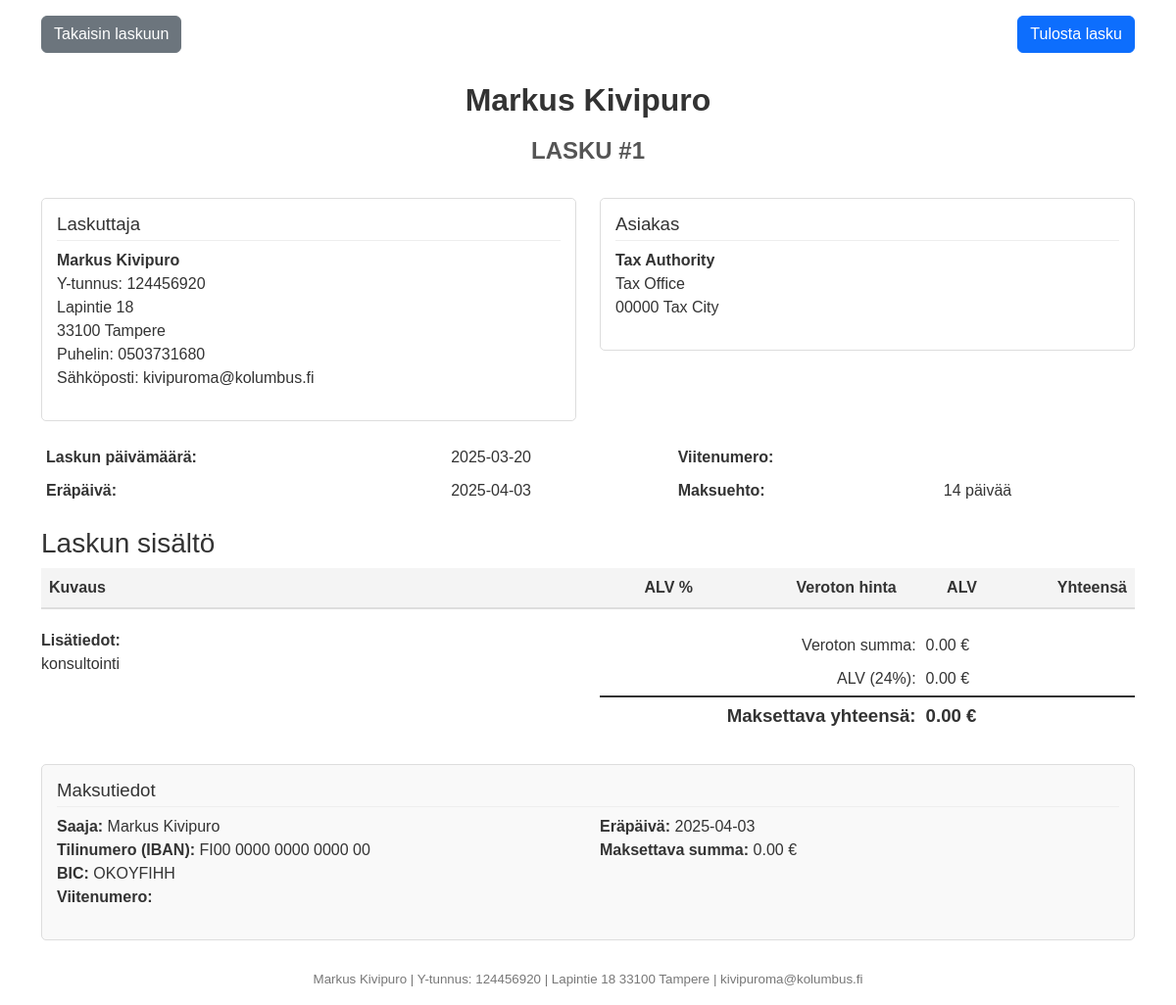
The app's page /db/markus_kivipuro_d68af4bb.db/invoices/4/print with its own data.
### tables this page shows
CREATE TABLE Asetus (
            avain VARCHAR(128) PRIMARY KEY NOT NULL,
            arvo TEXT,
            muokattu TIMESTAMP DEFAULT CURRENT_TIMESTAMP
        );

CREATE TABLE Kumppani (
            id INTEGER PRIMARY KEY AUTOINCREMENT NOT NULL,
            nimi VARCHAR(255),
            alvtunnus VARCHAR(20),
            json TEXT
        );

CREATE TABLE Tosite (
            id INTEGER PRIMARY KEY AUTOINCREMENT NOT NULL,
            pvm DATE,
            tyyppi INTEGER,
            tila INTEGER DEFAULT 100,
            tunniste INTEGER,
            sarja VARCHAR(10),
            otsikko TEXT,
            kumppani INTEGER REFERENCES Kumppani(id),
            laskupvm DATE,
            erapvm DATE,
            viite VARCHAR(64),
            json TEXT
        );

### laskut.py (the view)
@lasku_bp.route('/db/<filename>/invoices/<int:invoice_id>/print')
def print_invoice(filename, invoice_id):
    db_path = os.path.join('databases', filename)
    if not os.path.exists(db_path):
        flash("Tietokantaa ei löydy", "error")
        return redirect(url_for('index'))
    conn = get_db_connection(db_path)
    cursor = conn.cursor()
    cursor.execute("""
        SELECT id, pvm, tunniste, tila, otsikko, kumppani, laskupvm, erapvm, viite, json
        FROM Tosite
        WHERE id = ? AND tyyppi = 1
    """, (invoice_id,))
    invoice = cursor.fetchone()
    if not invoice:
        conn.close()
        flash("Laskua ei löydy", "error")
        return redirect(url_for('lasku.list_invoices', filename=filename))
    json_data = {}
    if invoice['json']:
        try:
            json_data = json.loads(invoice['json'])
        except:
            pass
    partner = None
    partner_json = {}
    if invoice['kumppani']:
        partner, partner_json = get_partner_details(db_path, invoice['kumppani'])
    cursor.execute("""
        SELECT tili, selite, kreditsnt, alvprosentti
        FROM Vienti
        WHERE tosite = ? AND kreditsnt > 0 AND tili BETWEEN 3000 AND 3999
        ORDER BY rivi
    """, (invoice_id,))
    invoice_lines = []
    subtotal = 0
    for row in cursor.fetchall():
        amount = row['kreditsnt'] / 100
        subtotal += amount
        invoice_lines.append({
            'selite': row['selite'],
            'summa': amount,
            'alv_percent': row['alvprosentti'],
            'alv_maara': amount * (row['alvprosentti'] / 100) if row['alvprosentti'] else 0
        })
    cursor.execute("""
        SELECT SUM(kreditsnt) as vat_total
        FROM Vienti
        WHERE tosite = ? AND kreditsnt > 0 AND tili BETWEEN 2900 AND 2999
    """, (invoice_id,))
    vat_result = cursor.fetchone()
    vat_total = vat_result['vat_total'] / 100 if vat_result['vat_total'] else 0
    client_info = {}
    cursor.execute("SELECT avain, arvo FROM Asetus")
    for row in cursor.fetchall():
        client_info[row['avain']] = row['arvo']
    conn.close()
    return render_template('invoices/print.html',
                          filename=filename,
                          invoice=invoice,
                          invoice_number=invoice['tunniste'] or invoice['id'],
                          json_data=json_data,
                          partner=partner,
                          partner_json=partner_json,
                          invoice_lines=invoice_lines,
                          subtotal=subtotal,
                          vat_total=vat_total,
                          total=subtotal + vat_total,
                          status=INVOICE_STATUSES.get(invoice['tila'], "Tuntematon"),
                          client_info=client_info)

### laskut.py (called while the page is built)
def get_db_connection(db_path):
    conn = sqlite3.connect(db_path)
    conn.row_factory = sqlite3.Row  # Allows accessing columns by name
    return conn

def get_partner_details(db_path, partner_id):
    conn = get_db_connection(db_path)
    cursor = conn.cursor()
    cursor.execute("""
        SELECT id, nimi, alvtunnus, json FROM Kumppani
        WHERE id = ?
    """, (partner_id,))
    partner = cursor.fetchone()
    if partner and partner['json']:
        partner_json = json.loads(partner['json'])
    else:
        partner_json = {}
    conn.close()
    return partner, partner_json

### templates/invoices/print.html (shortened to what this page needs)
<!DOCTYPE html>
<html lang="fi">
<head>
    <link href="https://cdn.jsdelivr.net/npm/bootstrap@5.3.0-alpha1/dist/css/bootstrap.min.css" rel="stylesheet">
</head>
<body>
    <div class="container mt-3">
        <div class="no-print">
            <div class="d-flex justify-content-between mb-4">
                <a href="{{ url_for('lasku.view_invoice', filename=filename, invoice_id=invoice.id) }}" class="btn btn-secondary">Takaisin laskuun</a>
                <button onclick="window.print()" class="btn btn-primary">Tulosta lasku</button>
            </div>
        </div>
        <div class="invoice-header">
            <div class="company-logo">
                {{ client_info.get('Nimi', 'Yritys Oy') }}
            </div>
            <div class="invoice-title">LASKU #{{ invoice_number }}</div>
        </div>
        <div class="row">
            <div class="col-md-6">
                <div class="contact-box">
                    <h3>Laskuttaja</h3>
                    <p>
                        <strong>{{ client_info.get('Nimi', 'Yritys Oy') }}</strong><br>
                        Y-tunnus: {{ client_info.get('Ytunnus', '-') }}<br>
                        {{ client_info.get('Katuosoite', '-') }}<br>
                        {{ client_info.get('Postinumero', '-') }} {{ client_info.get('Kaupunki', '-') }}<br>
                        Puhelin: {{ client_info.get('Puhelin', '-') }}<br>
                        Sähköposti: {{ client_info.get('Email', '-') }}
                    </p>
                </div>
            </div>
            <div class="col-md-6">
                <div class="contact-box">
                    <h3>Asiakas</h3>
                    {% if partner %}
                    <p>
                        <strong>{{ partner.nimi }}</strong><br>
                        {% if partner_json.get('osoite') %}{{ partner_json.get('osoite') }}<br>{% endif %}
                        {% if partner_json.get('postinumero') or partner_json.get('kaupunki') %}
                            {{ partner_json.get('postinumero', '') }} {{ partner_json.get('kaupunki', '') }}<br>
                        {% endif %}
                    </p>
                    {% else %}
                    <p>Asiakastietoja ei löydy</p>
                    {% endif %}
                </div>
            </div>
        </div>
        <div class="invoice-details">
            <table>
                <tr>
                    <th>Laskun päivämäärä:</th>
                    <td>{{ invoice.pvm }}</td>
                    <th>Viitenumero:</th>
                    <td>{{ invoice.viite or json_data.get('viitenumero', '-') }}</td>
                </tr>
                <tr>
                    <th>Eräpäivä:</th>
                    <td>{{ invoice.erapvm or "-" }}</td>
                    <th>Maksuehto:</th>
                    <td>{{ json_data.get('maksuehto', '14 päivää') }}</td>
                </tr>
            </table>
        </div>
        <h3>Laskun sisältö</h3>
        <table class="items-table">
            <thead>
                <tr>
                    <th style="width: 50%;">Kuvaus</th>
                    <th class="numeric">ALV %</th>
                    <th class="numeric">Veroton hinta</th>
                    <th class="numeric">ALV</th>
                    <th class="numeric">Yhteensä</th>
                </tr>
            </thead>
        </table>
        <div class="row">
            <div class="col-md-6">
                {% if invoice.otsikko %}
                <div>
                    <strong>Lisätiedot:</strong><br>
                    {{ invoice.otsikko }}
                </div>
                {% endif %}
            </div>
            <div class="col-md-6">
                <table class="totals-table">
                    <tr>
                        <td style="width: 60%; text-align: right;">Veroton summa:</td>
                        <td class="numeric">{{ "%.2f"|format(subtotal) }} €</td>
                    </tr>
                    <tr>
                        <td style="text-align: right;">ALV (24%):</td>
                        <td class="numeric">{{ "%.2f"|format(vat_total) }} €</td>
                    </tr>
                    <tr class="total-line">
                        <td style="text-align: right;">Maksettava yhteensä:</td>
                        <td class="numeric">{{ "%.2f"|format(total) }} €</td>
                    </tr>
                </table>
            </div>
        </div>
        <div class="payment-info">
            <h3>Maksutiedot</h3>
            <div class="row">
                <div class="col-md-6">
                    <p>
                        <strong>Saaja:</strong> {{ client_info.get('Nimi', 'Yritys Oy') }}<br>
                        <strong>Tilinumero (IBAN):</strong> {{ client_info.get('IBAN', 'FI00 0000 0000 0000 00') }}<br>
                        <strong>BIC:</strong> {{ client_info.get('BIC', 'OKOYFIHH') }}<br>
                        <strong>Viitenumero:</strong> {{ invoice.viite or json_data.get('viitenumero', '-') }}
                    </p>
                </div>
                <div class="col-md-6">
                    <p>
                        <strong>Eräpäivä:</strong> {{ invoice.erapvm or "Heti" }}<br>
                        <strong>Maksettava summa:</strong> {{ "%.2f"|format(total) }} €<br>
                    </p>
                </div>
            </div>
        </div>
        <div class="footer">
            <p>
                {{ client_info.get('Nimi', 'Yritys Oy') }} |
                Y-tunnus: {{ client_info.get('Ytunnus', '-') }} |
                {{ client_info.get('Katuosoite', '') }}
                {{ client_info.get('Postinumero', '') }} {{ client_info.get('Kaupunki', '') }} |
                {{ client_info.get('Email', '') }}
            </p>
        </div>
    </div>
</body>
</html>

### templates/invoices/print.html (style rules this page uses)
body { font-family: Arial, sans-serif; font-size: 12pt; line-height: 1.5; color: #333; }
.invoice-header { margin-bottom: 30px; }
.company-logo { text-align: center; font-size: 24pt; font-weight: bold; margin-bottom: 10px; }
.invoice-title { font-size: 18pt; font-weight: bold; margin-bottom: 20px; color: #555; text-align: center; }
.contact-box { border: 1px solid #ddd; padding: 15px; border-radius: 5px; margin-bottom: 20px; }
.contact-box h3 { margin-top: 0; border-bottom: 1px solid #eee; padding-bottom: 5px; font-size: 14pt; }
.invoice-details { margin-bottom: 20px; }
.invoice-details table { width: 100%; }
.invoice-details th { text-align: left; padding: 5px; font-weight: bold; }
.invoice-details td { padding: 5px; }
.items-table { width: 100%; border-collapse: collapse; margin-bottom: 20px; }
.items-table th { background-color: #f4f4f4; padding: 8px; text-align: left; border-bottom: 2px solid #ddd; }
.items-table .numeric { text-align: right; }
.totals-table { width: 100%; margin-bottom: 30px; }
.totals-table td { padding: 5px; }
.totals-table .total-line { font-weight: bold; font-size: 14pt; border-top: 2px solid #333; }
.payment-info { border: 1px solid #ddd; padding: 15px; border-radius: 5px; margin-bottom: 20px; background-color: #f9f9f9; }
.payment-info h3 { margin-top: 0; border-bottom: 1px solid #eee; padding-bottom: 5px; font-size: 14pt; }
.footer { margin-top: 30px; text-align: center; font-size: 10pt; color: #777; }

### records on screen
Asetus: get "Markus Kivipuro"
Asetus: get "124456920"
Asetus: get "Lapintie 18"
Asetus: get "33100"
Asetus: get "Tampere"
Asetus: get "0503731680"
Asetus: get "kivipuroma@kolumbus.fi"
Kumppani: nimi "Tax Authority"
Tosite: pvm "2025-03-20", erapvm "2025-04-03", otsikko "konsultointi"

### other values on screen
{{ invoice_number }} "1"
{{ partner_json.get('osoite') }} "Tax Office"
{{ partner_json.get('postinumero', '') }} "00000"
{{ partner_json.get('kaupunki', '') }} "Tax City"
{{ json_data.get('maksuehto', '14 päivää') }} "14 päivää"
{{ "%.2f"|format(subtotal) }} "0.00"
{{ "%.2f"|format(vat_total) }} "0.00"
{{ "%.2f"|format(total) }} "0.00"
{{ client_info.get('IBAN', 'FI00 0000 0000 0000 00') }} "FI00 0000 0000 0000 00"
{{ client_info.get('BIC', 'OKOYFIHH') }} "OKOYFIHH"
